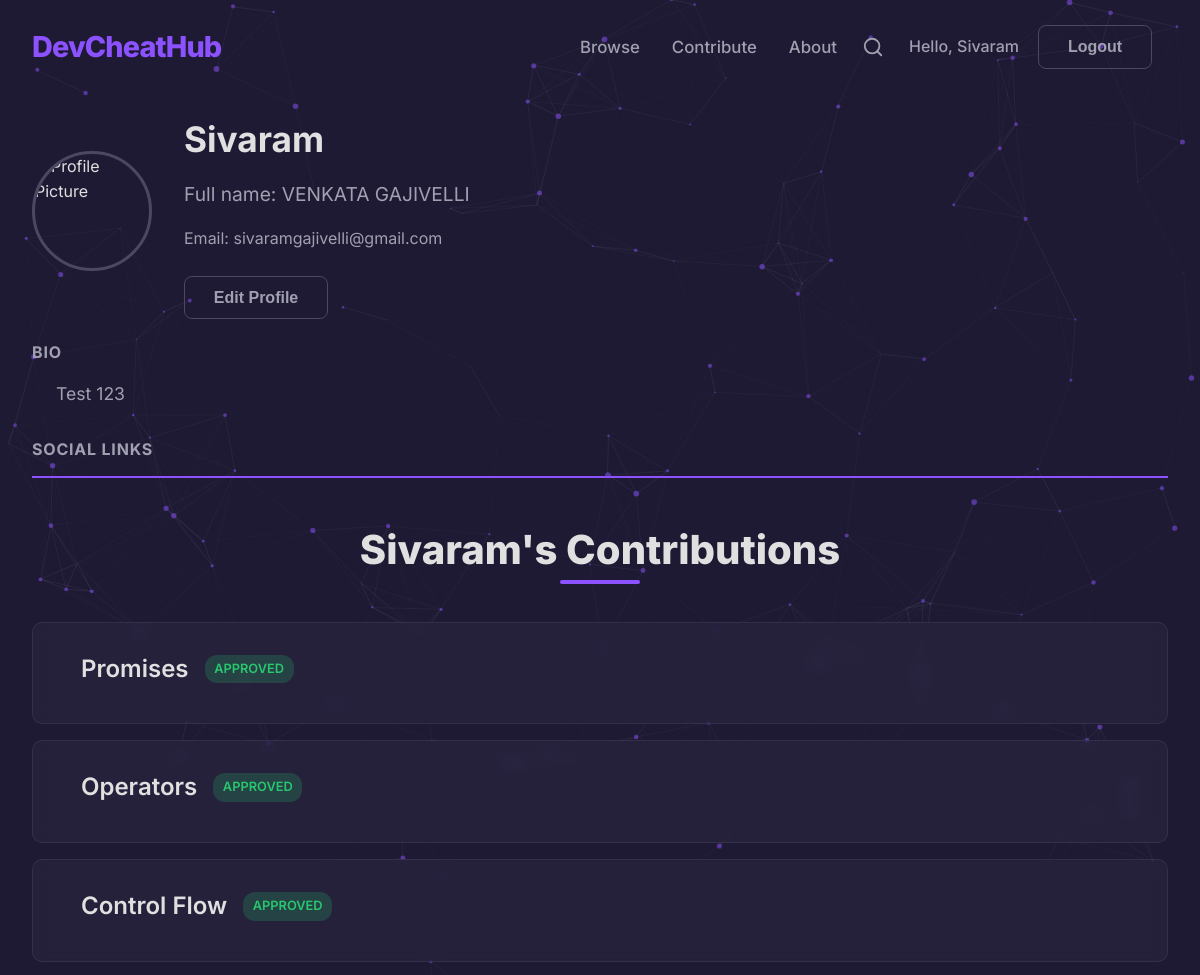
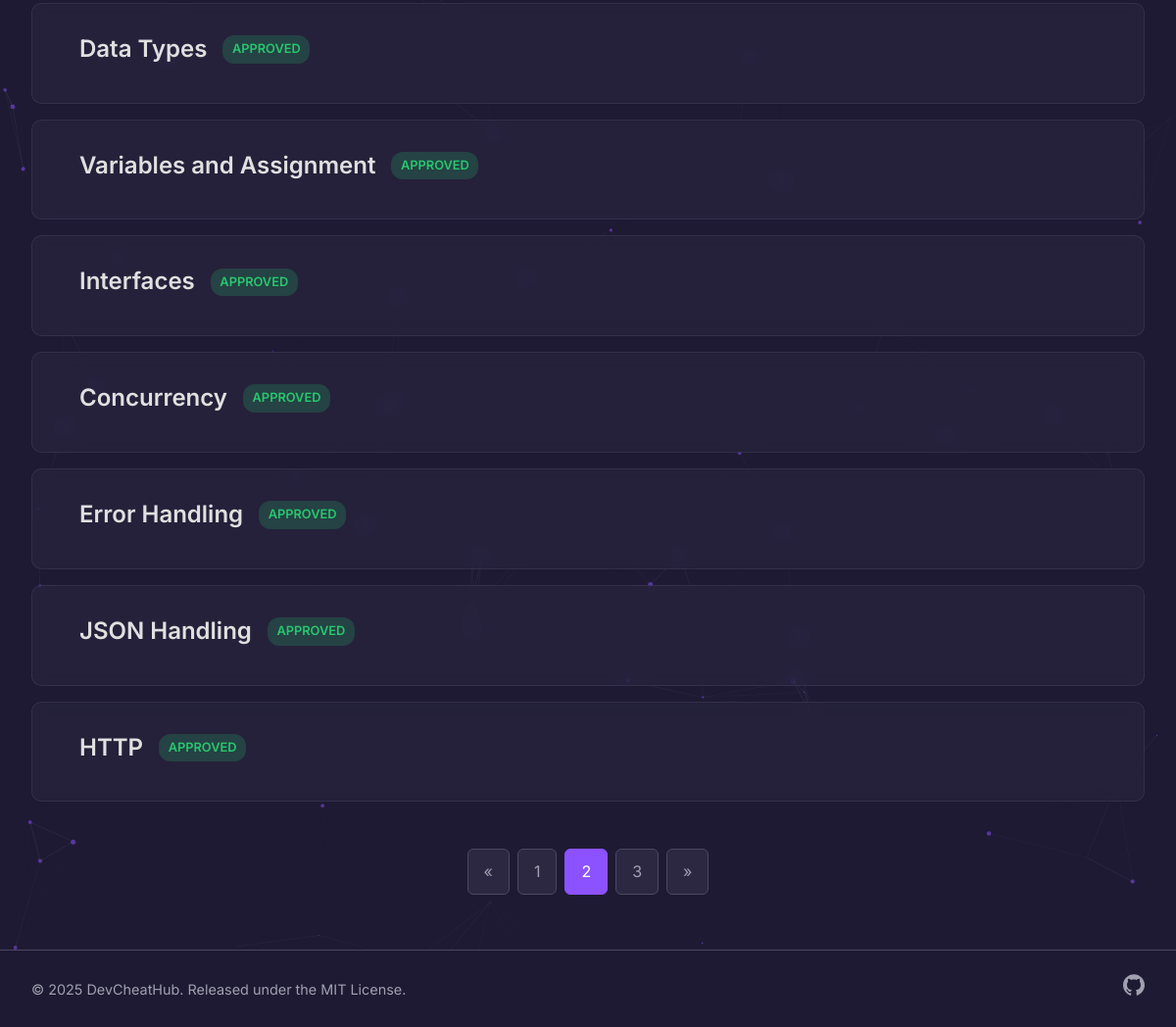
The page /accounts/profile/Sivaram/?page=2& (signed in) on the database its author committed (2 pictures, top to bottom).
### core/models.py (models this page shows, shortened)
class CheatSheet(models.Model):
    STATUS_CHOICES = [
        ('PENDING', 'Pending Review'),
        ('APPROVED', 'Approved'),
        ('REJECTED', 'Rejected'),
    ]
    author = models.ForeignKey(User, on_delete=models.CASCADE)
    category = models.ForeignKey(Category, related_name="cheatsheets", on_delete=models.CASCADE)
    title = models.CharField(max_length=200)
    description = models.TextField(help_text="A brief description of the cheatsheet.")
    status = models.CharField(max_length=10, choices=STATUS_CHOICES, default='PENDING')
    slug = models.SlugField(max_length=200, unique=True, blank=True)
    created_at = models.DateTimeField(auto_now_add=True)
    updated_at = models.DateTimeField(auto_now=True)
    content = models.JSONField(default=dict)

### users/views.py (the view)
# urls.py: path('profile/<str:username>/', views.profile, name='profile'),
def profile(request, username):
    profile_user = get_object_or_404(User, username=username)
    if not profile_user:
        redirect("/page-not-found")
    is_own_profile = (request.user == profile_user)
    if request.method == 'POST' and is_own_profile:
        u_form = UserUpdateForm(request.POST, instance=profile_user)
        p_form = ProfileUpdateForm(request.POST, request.FILES, instance=profile_user.profile)
        if u_form.is_valid() and p_form.is_valid():
            u_form.save()
            p_form.save()
            messages.success(request, 'Your profile has been updated successfully!')
            return redirect('profile', username=profile_user.username) # Redirect to the same page
    else:
        u_form = UserUpdateForm(instance=profile_user)
        p_form = ProfileUpdateForm(instance=profile_user.profile)
    if is_own_profile:
        user_cheatsheets = CheatSheet.objects.filter(author=profile_user).order_by('-updated_at')
    else:
        user_cheatsheets = CheatSheet.objects.filter(author=profile_user, status='APPROVED').order_by('-updated_at')
    paginator = Paginator(user_cheatsheets, 10)
    page_number = request.GET.get('page')
    page_obj = paginator.get_page(page_number)
    query_params = request.GET.copy()
    if 'page' in query_params:
        del query_params['page']
    context = {
        'u_form': u_form,
        'p_form': p_form,
        'page_obj': page_obj,
        'query_params': query_params.urlencode(),
        'profile_user': profile_user,
        'is_own_profile': is_own_profile,
    }
    return render(request, 'users/profile.html', context)

### users/models.py (called while the page is built)
    @property
    def avatar_url(self):
        if self.profile_picture and hasattr(self.profile_picture, 'url'):
            return self.profile_picture.url
        else:
            return "https://res.cloudinary.com/dmphcbabx/image/upload/v1760011808/default_ycnnid.svg"

### templates/users/profile.html (shortened to what this page needs)
{% extends "base.html" %}
{% block content %}
<div class="container">
    <div id="profile-view-mode" class="form-section">
        <div class="profile-view-header">
            <div class="profile-view-info">
                <h1 class="profile-username">{{ profile_user.username }}</h1>
                {% if profile_user.get_full_name %}
                    <p class="profile-fullname">Full name: {{ profile_user.get_full_name }}</p>
                {% endif %}
                <p class="profile-email">Email: {{ profile_user.email }}</p>
                {% if is_own_profile %}
                    <button id="edit-profile-btn" class="btn btn-secondary">Edit Profile</button>
                {% endif %}
            </div>
        </div>
        <div class="profile-view-body">
            <h3>Bio</h3>
            <p class="profile-bio">{{ profile_user.profile.bio|default:"You haven't added a bio yet." }}</p>
            <h3>Social Links</h3>
        </div>
    </div>
    <div class="profile-submissions">
        <h2 class="section-title">{{ profile_user.username }}'s Contributions</h2>
        <div class="list-container">
            {% for sheet in page_obj %}
                <div class="list-item">
                    <div class="list-item-header">
                        <h3 class="list-item-title">
                            {% if sheet.status == 'APPROVED' %}
                                <a href="{% url 'cheatsheet_detail' sheet.slug %}" class="list-item-link">{{ sheet.title }}</a>
                            {% else %}
                                {{ sheet.title }}
                            {% endif %}
                        </h3>
                        <span class="status-badge status-{{ sheet.status|lower }}">{{ sheet.get_status_display }}</span>
                    </div>
                </div>
            {% empty %}
                <p class="text-secondary">You haven't submitted any cheatsheets yet.</p>
            {% endfor %}
        </div>
        {% include 'partials/pagination.html' %}
    </div>
</div>
{% endblock %}

### templates/base.html (shortened to what this page needs)
{% load static %}
<!DOCTYPE html>
<html lang="en">
<head>
    <link rel="stylesheet" href="{% static 'css/styles.css' %}">
    <link rel="stylesheet" href="https://cdnjs.cloudflare.com/ajax/libs/codemirror/5.65.2/codemirror.min.css">
    <link rel="stylesheet" href="https://cdnjs.cloudflare.com/ajax/libs/codemirror/5.65.2/theme/dracula.min.css">
    <link rel="stylesheet" href="//cdnjs.cloudflare.com/ajax/libs/highlight.js/11.7.0/styles/atom-one-dark.min.css">
</head>
<body class="{% block body_class %}{% endblock %}">
    <div id="particles-js"></div>
    {% block header %}
        <header class="main-header">
            <nav class="header-nav container">
                <a href="{% url 'category_list' %}" class="logo">DevCheatHub</a>
                <div class="nav-menu">
                    <div class="nav-center">
                        <a href="{% url 'category_list' %}">Browse</a>
                        <a href="{% url 'contribute' %}">Contribute</a>
                        <a href="{% url 'about' %}">About</a>
                    </div>
                    <button id="open-search-btn" class="search-trigger-icon" aria-label="Open search">
                        <svg width="22" height="22" viewBox="0 0 24 24" fill="none" stroke="currentColor" stroke-width="2" stroke-linecap="round" stroke-linejoin="round"><circle cx="11" cy="11" r="8"></circle><line x1="21" y1="21" x2="16.65" y2="16.65"></line></svg>
                    </button>
                    <div class="nav-auth">
                        {% if user.is_authenticated %}
                            <a href="{% url 'profile' user.username %}" class="welcome-text">Hello, {{ user.username }}</a>
                            <form action="{% url 'logout' %}" method="post" style="display: inline;">
                                <button type="submit" class="btn btn-secondary">Logout</button>
                            </form>
                        {% else %}
                            <a href="{% url 'login' %}" class="btn btn-secondary">Login</a>
                            <a href="{% url 'register' %}" class="btn btn-primary" >Sign Up</a>
                        {% endif %}
                    </div>
                </div>
            </nav>
        </header>
    {% endblock header %}
    <main id="page-content">
        {% block content %}
        {% endblock %}
    </main>
    {% block footer %}
        <footer class="site-footer">
            <div class="container footer-content-simple">
                <p class="footer-copyright">&copy; {% now "Y" %} DevCheatHub. Released under the MIT License.</p>
                <div class="footer-socials">
                    <a href="https://github.com/sasidharakurathi/devcheathub" target="_blank" aria-label="GitHub">
                    </a>
                </div>
            </div>
        </footer>
    {% endblock footer %}
</body>
</html>

### rows shown on the page
CheatSheet: title "Promises"
CheatSheet: title "Operators"
CheatSheet: title "Control Flow"
CheatSheet: title "Data Types"
CheatSheet: title "Variables and Assignment"
CheatSheet: title "Interfaces"
CheatSheet: title "Concurrency"
CheatSheet: title "Error Handling"
CheatSheet: title "JSON Handling"
CheatSheet: title "HTTP"

### other values the page prints
{{ user.username }} "Sivaram"
{{ num }} "1" "3"
